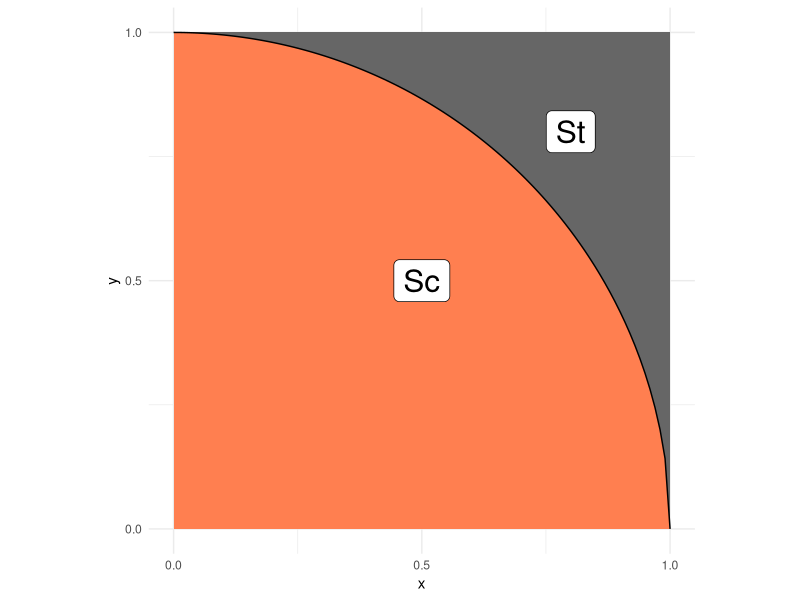
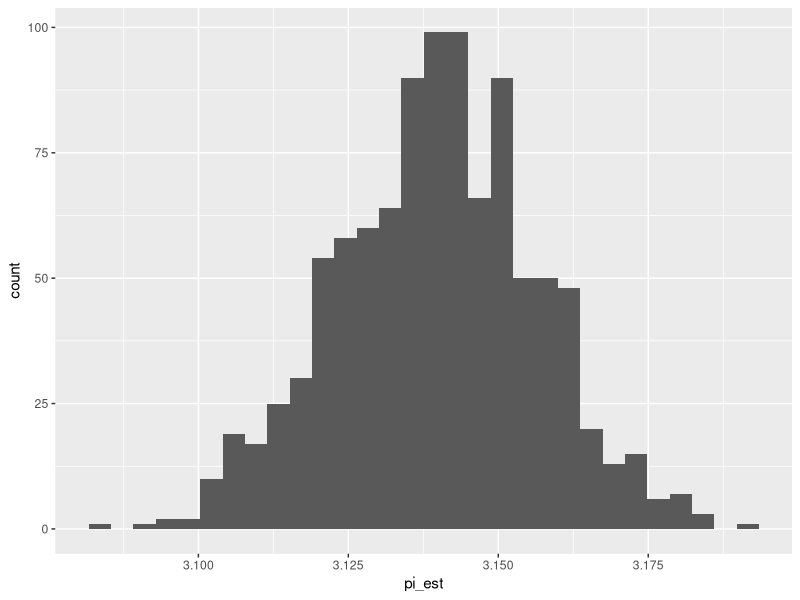

Write R code to recreate these figures, in order.
## ---- chunk 1
set.seed(101)
library(tidyverse)
library(rsample)
## ---- chunk 2
## NOTE: No need to edit; this visual helps explain the pi estimation scheme
tibble(x = seq(0, 1, length.out = 100)) %>%
  mutate(y = sqrt(1 - x^2)) %>%

  ggplot(aes(x, y)) +
  annotate(
    "rect",
    xmin = 0, ymin = 0, xmax = 1, ymax = 1,
    fill = "grey40",
    size = 1
  ) +
  geom_ribbon(aes(ymin = 0, ymax = y), fill = "coral") +
  geom_line() +
  annotate(
    "label",
    x = 0.5, y = 0.5, label = "Sc",
    size = 8
  ) +
  annotate(
    "label",
    x = 0.8, y = 0.8, label = "St",
    size = 8
  ) +
  scale_x_continuous(breaks = c(0, 1/2, 1)) +
  scale_y_continuous(breaks = c(0, 1/2, 1)) +
  theme_minimal() +
  coord_fixed()
## ---- chunk 3
## TASK: Choose a sample size and generate samples
n <- 10000 # Choose a sample size
df_q1 <- tibble(
  x = runif(n, 0, 1),
  y = runif(n, 0, 1)   
) # Generate the data
## ---- chunk 4
## NOTE: Do not edit this code
# Correct sample size
assertthat::assert_that(
  dim(df_q1) %>% 
    .[[1]] == n,
  msg = "The sample size should be `n`"
)
# Correct column names
assertthat::assert_that(
  setequal(names(df_q1), c("x", "y")),
  msg = "df_q1 must include the columns `x` and `y`"
)
print("Good")
## ---- chunk 5
## TASK: Finish implementing this function
stat <- function(x, y) {
  ifelse(x^2 + y^2 <= 1, 4, 0)
}

stat(1,4)
## ---- chunk 6
## TASK: Finish writing these assert statements

# Check the value for points *inside* the circle
assertthat::assert_that(
  tibble(x = 0.5, y = 0.5) %>% # Pick a point *inside* the circle
    mutate(stat = stat(x, y)) %>% 
    pull(stat) %>% 
    .[[1]] == 4,
  # ???, # Write the correct value of stat() here
  msg = "Incorrect value when a point is inside the circle"
)

# Check the value for points *outside* the circle
assertthat::assert_that(
  tibble(x = 1, y = 1) %>% # Pick a point *outside* the circle
    mutate(stat = stat(x, y)) %>% 
    pull(stat) %>% 
    .[[1]] == 0,
  # ???, # Write the correct value of stat() here
  msg = "Incorrect value when a point is outside the circle"
)
print("Your assertions passed, but make sure they're checking the right thing!")
## ---- chunk 7
## TASK: Estimate pi using your data from q1
df_q3 <- 
  df_q1 %>% 
  mutate(inside = stat(x, y)) %>% 
  summarize(pi_est = mean(inside))
df_q3
## ---- chunk 8
## NOTE: Do not edit this code
# Correct sample size
assertthat::assert_that(
  dim(df_q3) %>% 
    .[[1]] == 1,
  msg = "This result should have just one row"
)
# Correct column names
assertthat::assert_that(
  setequal(names(df_q3), c("pi_est")),
  msg = "df_q3 must include the column `pi_est`"
)
print("Good")
## ---- chunk 9
## TASK: Finish the code below
df_q4 <- 
  df_q1 %>% 
  bootstraps(., times = 1000) %>% 
  mutate(
    pi_est = map_dbl(
      splits,
      function(split_df) {
        analysis(split_df) %>% 
          mutate(inside = stat(x, y)) %>% 
          summarize(pi_est = mean(inside)) %>% 
          # Estimate pi (pi_est) using the resampled data;
          # this should be *identical* to the
          # code you wrote for q3
          pull(pi_est)
      }
    )
  )

## NOTE: Do not edit; use this to visualize your results
df_q4 %>% 
  ggplot(aes(pi_est)) +
  geom_histogram()

min(df_q4$pi_est)
max(df_q4$pi_est)
## ---- chunk 10
## TASK: Compute a bootstrap confidence interval at the 95% level (alpha = 0.05)
df_q5 <- 
  df_q4 %>% 
  summarize(
    # TODO: Compute pi_lo and pi_up
    pi_lo = quantile(pi_est, 0.025),
    pi_up = quantile(pi_est, 0.975)
  )

df_q5

df_q6 <- 
  df_q1 %>% 
  mutate(inside = stat(x, y)) %>% 
  summarize(
    pi_est = mean(inside),
    se = sd(inside) / sqrt(n),
    pi_lo = pi_est - qnorm(0.975) * se,
    pi_up = pi_est + qnorm(0.975) * se
  )
df_q6
## ---- chunk 11
df_q6 <- 
  df_q1 %>% 
  mutate(inside = stat(x, y)) %>% 
  summarize(
    pi_est = mean(inside),
    se = sd(inside)/sqrt(n),
    pi_lo = pi_est - qnorm(0.975)*se,
    pi_up = pi_est + qnorm(0.975)*se
  )
df_q6
